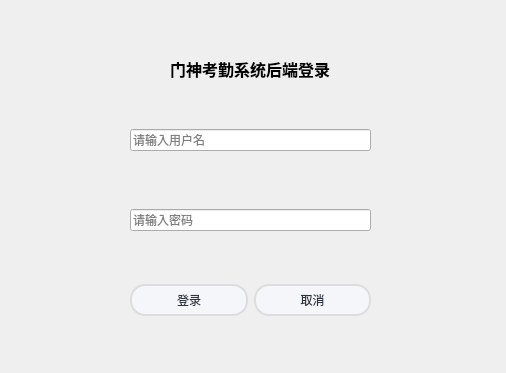
<?xml version="1.0" encoding="UTF-8"?>
<ui version="4.0">
 <class>LogIn</class>
 <widget class="QDialog" name="LogIn">
  <property name="geometry">
   <rect>
    <x>0</x>
    <y>0</y>
    <width>506</width>
    <height>373</height>
   </rect>
  </property>
  <property name="windowTitle">
   <string>Dialog</string>
  </property>
  <widget class="QWidget" name="horizontalLayoutWidget">
   <property name="geometry">
    <rect>
     <x>130</x>
     <y>100</y>
     <width>241</width>
     <height>80</height>
    </rect>
   </property>
   <layout class="QHBoxLayout" name="horizontalLayout">
    <item>
     <widget class="QLineEdit" name="usernameEdit">
      <property name="placeholderText">
       <string>请输入用户名</string>
      </property>
     </widget>
    </item>
   </layout>
  </widget>
  <widget class="QWidget" name="horizontalLayoutWidget_2">
   <property name="geometry">
    <rect>
     <x>130</x>
     <y>180</y>
     <width>241</width>
     <height>81</height>
    </rect>
   </property>
   <layout class="QHBoxLayout" name="horizontalLayout_2">
    <item>
     <widget class="QLineEdit" name="passwordEdit">
      <property name="echoMode">
       <enum>QLineEdit::Password</enum>
      </property>
      <property name="placeholderText">
       <string>请输入密码</string>
      </property>
     </widget>
    </item>
   </layout>
  </widget>
  <widget class="QWidget" name="verticalLayoutWidget">
   <property name="geometry">
    <rect>
     <x>130</x>
     <y>39</y>
     <width>241</width>
     <height>61</height>
    </rect>
   </property>
   <layout class="QVBoxLayout" name="verticalLayout">
    <item alignment="Qt::AlignHCenter">
     <widget class="QLabel" name="logInMessage">
      <property name="text">
       <string>&lt;html&gt;&lt;head/&gt;&lt;body&gt;&lt;p&gt;&lt;span style=&quot; font-size:12pt; font-weight:700;&quot;&gt;门神考勤系统后端登录&lt;/span&gt;&lt;/p&gt;&lt;/body&gt;&lt;/html&gt;</string>
      </property>
     </widget>
    </item>
   </layout>
  </widget>
  <widget class="QWidget" name="horizontalLayoutWidget_3">
   <property name="geometry">
    <rect>
     <x>130</x>
     <y>260</y>
     <width>241</width>
     <height>81</height>
    </rect>
   </property>
   <layout class="QHBoxLayout" name="horizontalLayout_3">
    <item>
     <widget class="QPushButton" name="confirmButton">
      <property name="styleSheet">
       <string notr="true">/**正常情况下样式**/
QPushButton{
	font: 10pt &quot;微软雅黑&quot;;
    color: #2f3640;
    background-color: #f5f6fa;
    border-color: #DDDDDD;
    border-radius: 15px;
    border-style: solid;
    border-width: 2px;
    padding: 5px;
}

/**鼠标停留在按钮上的样式**/
QPushButton::hover{	
    color: #6ec0ff;
    background-color: #e5f7ff;
    border-color: #94d6ff;
}

/**鼠标按压下去的样式**/
QPushButton::pressed,QPushButton::checked{
    color: #6ec0ff;
    background-color: #e5f7ff;
    border-color: #4cabff; 
}

/**按钮失能情况下样式**/
QPushButton::disabled{
    color: #FFFFFF;
    background-color: #dcdde1;
    border-color: #dcdde1;
}
</string>
      </property>
      <property name="text">
       <string>登录</string>
      </property>
     </widget>
    </item>
    <item>
     <widget class="QPushButton" name="concelButton">
      <property name="styleSheet">
       <string notr="true">/**正常情况下样式**/
QPushButton{
	font: 10pt &quot;微软雅黑&quot;;
    color: #2f3640;
    background-color: #f5f6fa;
    border-color: #DDDDDD;
    border-radius: 15px;
    border-style: solid;
    border-width: 2px;
    padding: 5px;
}

/**鼠标停留在按钮上的样式**/
QPushButton::hover{	
    color: #6ec0ff;
    background-color: #e5f7ff;
    border-color: #94d6ff;
}

/**鼠标按压下去的样式**/
QPushButton::pressed,QPushButton::checked{
    color: #6ec0ff;
    background-color: #e5f7ff;
    border-color: #4cabff; 
}

/**按钮失能情况下样式**/
QPushButton::disabled{
    color: #FFFFFF;
    background-color: #dcdde1;
    border-color: #dcdde1;
}
</string>
      </property>
      <property name="text">
       <string>取消</string>
      </property>
     </widget>
    </item>
   </layout>
  </widget>
 </widget>
 <resources/>
 <connections/>
</ui>
